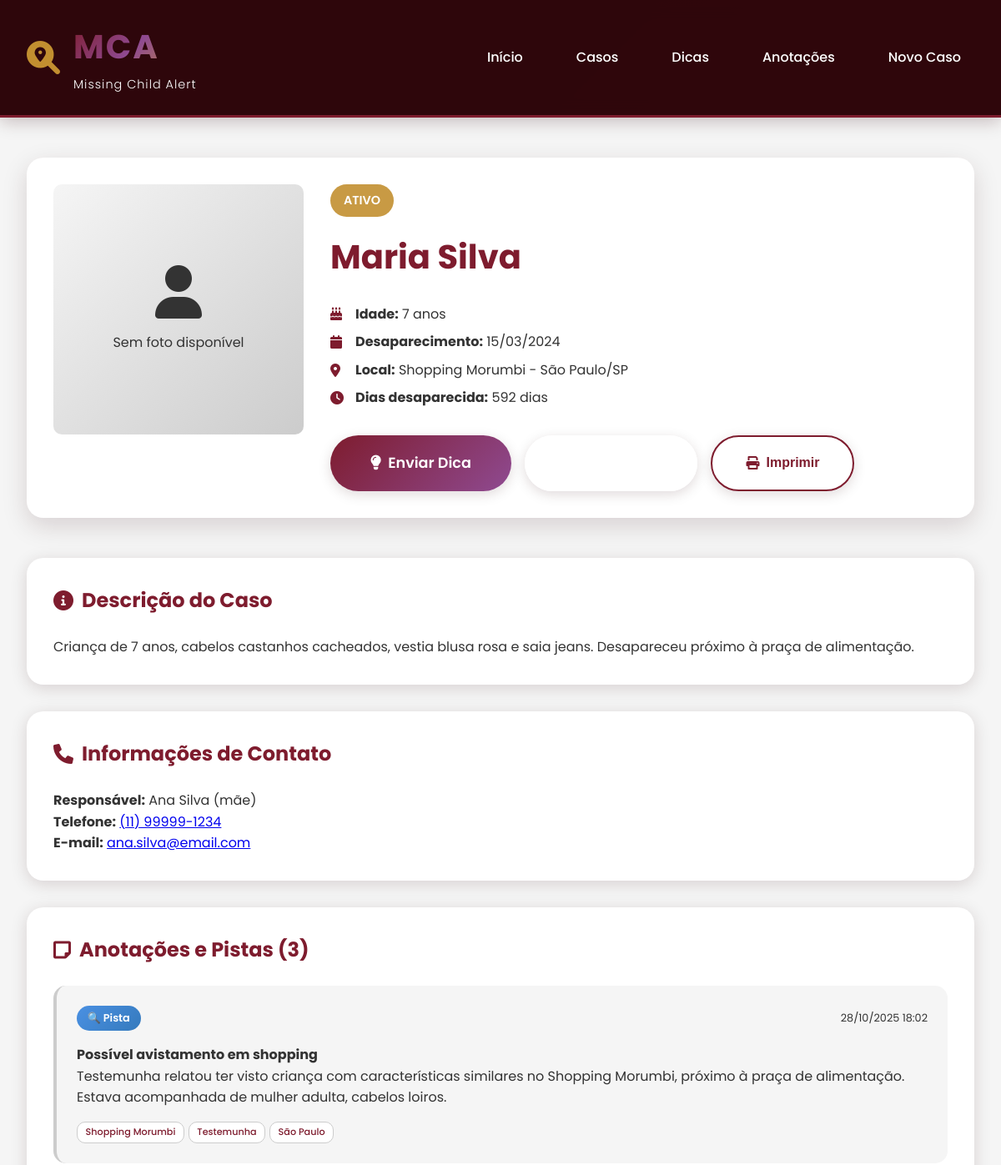
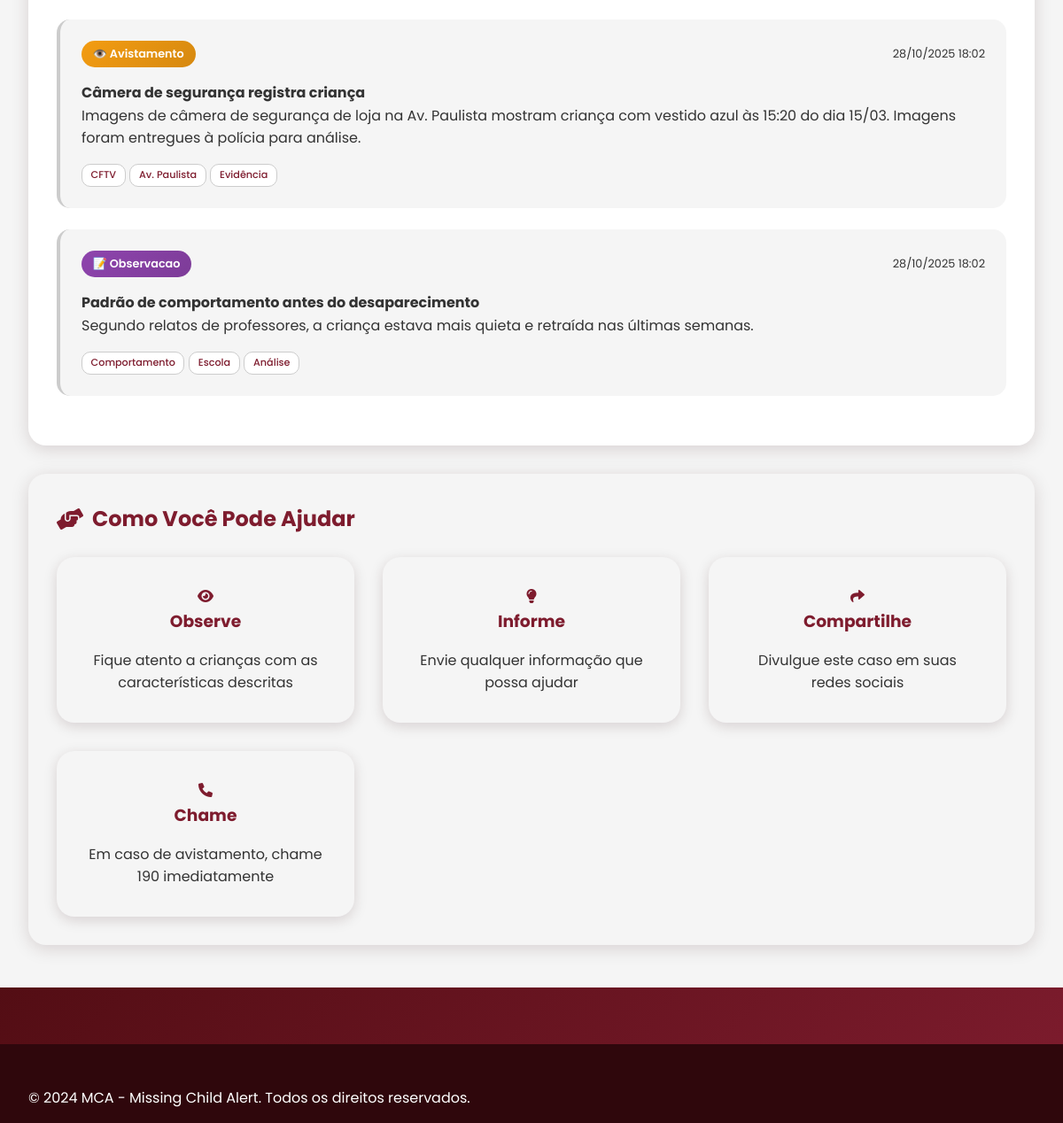
The page /caso.php?id=1 on the database its author committed (2 pictures, top to bottom).
### tables this page shows
CREATE TABLE IF NOT EXISTS casos (
    id INT AUTO_INCREMENT PRIMARY KEY,
    nome_crianca VARCHAR(100) NOT NULL,
    idade INT,
    data_desaparecimento DATE,
    local_desaparecimento VARCHAR(200),
    descricao TEXT,
    foto VARCHAR(255),
    contato_responsavel VARCHAR(100),
    telefone VARCHAR(20),
    email VARCHAR(100),
    informacoes_adicionais TEXT,
    status ENUM('ativo', 'resolvido', 'investigando') DEFAULT 'ativo',
    data_criacao TIMESTAMP DEFAULT CURRENT_TIMESTAMP,
    data_atualizacao TIMESTAMP DEFAULT CURRENT_TIMESTAMP ON UPDATE CURRENT_TIMESTAMP
);

CREATE TABLE IF NOT EXISTS anotacoes (
    id INT AUTO_INCREMENT PRIMARY KEY,
    caso_id INT,
    titulo VARCHAR(100) NOT NULL,
    conteudo TEXT,
    categoria ENUM('pista', 'avistamento', 'contato', 'observacao', 'urgente') NOT NULL,
    tags TEXT,
    anexos TEXT,
    urgente BOOLEAN DEFAULT FALSE,
    data_criacao TIMESTAMP DEFAULT CURRENT_TIMESTAMP,
    data_atualizacao TIMESTAMP DEFAULT CURRENT_TIMESTAMP ON UPDATE CURRENT_TIMESTAMP,
    FOREIGN KEY (caso_id) REFERENCES casos(id) ON DELETE CASCADE
);

### caso.php (the view, shortened to what this page needs)
<?php
$caso_id = $_GET['id'] ?? '';
try {
    $pdo = getDB();
    $stmt = $pdo->prepare("SELECT * FROM casos WHERE id = ?");
    $stmt->execute([$caso_id]);
    $caso = $stmt->fetch();
    $stmt = $pdo->prepare("SELECT * FROM anotacoes WHERE caso_id = ? ORDER BY urgente DESC, data_criacao DESC");
    $stmt->execute([$caso_id]);
    $anotacoes = $stmt->fetchAll();
} catch(Exception $e) {
    error_log("Erro ao buscar caso: " . $e->getMessage());
    header('Location: casos.php');
    exit;
}
$categoria_icones = [
    'pista' => '🔍',
    'avistamento' => '👁️',
    'contato' => '📞',
    'observacao' => '📝',
    'urgente' => '⚠️'
];
?>
<!DOCTYPE html>
<html lang="pt-BR">
<head>
    <link rel="stylesheet" href="css/styles.css">
    <link rel="stylesheet" href="https://cdnjs.cloudflare.com/ajax/libs/font-awesome/6.0.0/css/all.min.css">
</head>
<body>
    <header>
        <div class="container">
            <div class="logo">
                <i class="fas fa-search-location logo-icon"></i>
                <div>
                    <h1>MCA</h1>
                    <span>Missing Child Alert</span>
                </div>
            </div>
            <nav>
                <ul>
                    <li><a href="index.php">Início</a></li>
                    <li><a href="casos.php">Casos</a></li>
                    <li><a href="dicas.php">Dicas</a></li>
                    <li><a href="anotacoes.php">Anotações</a></li>
                    <li><a href="novo.php">Novo Caso</a></li>
                </ul>
            </nav>
        </div>
    </header>
    <section class="caso-detalhes">
        <div class="container">
            <div class="caso-header">
                <div class="caso-foto-grande">
                    <?php if($caso['foto']): ?>
                        <img src="uploads/fotos/<?php echo htmlspecialchars($caso['foto']); ?>" alt="Foto de <?php echo htmlspecialchars($caso['nome_crianca']); ?>">
                    <?php else: ?>
                        <div class="no-photo-large">
                            <i class="fas fa-user"></i>
                            <p>Sem foto disponível</p>
                        </div>
                    <?php endif; ?>
                </div>
                <div class="caso-info-principal">
                    <div class="caso-status-badge status-<?php echo $caso['status']; ?>">
                        <?php echo ucfirst($caso['status']); ?>
                    </div>
                    <h1><?php echo htmlspecialchars($caso['nome_crianca']); ?></h1>
                    <div class="caso-detalhes-basicos">
                        <div class="detalhe">
                            <i class="fas fa-birthday-cake"></i>
                            <span><strong>Idade:</strong> <?php echo $caso['idade']; ?> anos</span>
                        </div>
                        <div class="detalhe">
                            <i class="fas fa-calendar"></i>
                            <span><strong>Desaparecimento:</strong> <?php echo date('d/m/Y', strtotime($caso['data_desaparecimento'])); ?></span>
                        </div>
                        <div class="detalhe">
                            <i class="fas fa-map-marker-alt"></i>
                            <span><strong>Local:</strong> <?php echo htmlspecialchars($caso['local_desaparecimento']); ?></span>
                        </div>
                        <div class="detalhe">
                            <i class="fas fa-clock"></i>
                            <span><strong>Dias desaparecida:</strong> <?php echo (new DateTime())->diff(new DateTime($caso['data_desaparecimento']))->days; ?> dias</span>
                        </div>
                    </div>
                    <div class="caso-actions-principais">
                        <a href="dicas.php?caso_id=<?php echo $caso['id']; ?>" class="btn btn-primary btn-large">
                            <i class="fas fa-lightbulb"></i> Enviar Dica
                        </a>
                        <button class="btn btn-secondary" onclick="compartilharCaso()">
                            <i class="fas fa-share"></i> Compartilhar
                        </button>
                        <button class="btn btn-outline" onclick="imprimirCaso()">
                            <i class="fas fa-print"></i> Imprimir
                        </button>
                    </div>
                </div>
            </div>
            <div class="caso-conteudo">
                <div class="secao-caso">
                    <h2><i class="fas fa-info-circle"></i> Descrição do Caso</h2>
                    <div class="caso-descricao">
                        <p><?php echo nl2br(htmlspecialchars($caso['descricao'])); ?></p>
                    </div>
                </div>
                <div class="secao-caso">
                    <h2><i class="fas fa-phone"></i> Informações de Contato</h2>
                    <div class="caso-contato">
                        <div class="contato-item">
                            <strong>Responsável:</strong> <?php echo htmlspecialchars($caso['contato_responsavel']); ?>
                        </div>
                        <?php if(isset($caso['telefone']) && !empty($caso['telefone'])): ?>
                            <div class="contato-item">
                                <strong>Telefone:</strong>
                                <a href="tel:<?php echo $caso['telefone']; ?>"><?php echo htmlspecialchars($caso['telefone']); ?></a>
                            </div>
                        <?php endif; ?>
                        <?php if(isset($caso['email']) && !empty($caso['email'])): ?>
                            <div class="contato-item">
                                <strong>E-mail:</strong>
                                <a href="mailto:<?php echo $caso['email']; ?>"><?php echo htmlspecialchars($caso['email']); ?></a>
                            </div>
                        <?php endif; ?>
                    </div>
                </div>
                <?php if(!empty($anotacoes)): ?>
                <div class="secao-caso">
                    <h2><i class="fas fa-sticky-note"></i> Anotações e Pistas (<?php echo count($anotacoes); ?>)</h2>
                    <div class="anotacoes-caso">
                        <?php foreach($anotacoes as $anotacao): ?>
                        <div class="anotacao-resumo <?php echo $anotacao['urgente'] ? 'urgente' : ''; ?>">
                            <div class="anotacao-header-resumo">
                                <div class="anotacao-categoria-resumo categoria-<?php echo $anotacao['categoria']; ?>">
                                    <?php echo $categoria_icones[$anotacao['categoria']] ?? '📝'; ?>
                                    <?php echo ucfirst($anotacao['categoria']); ?>
                                </div>
                                <div class="anotacao-data-resumo">
                                    <?php echo date('d/m/Y H:i', strtotime($anotacao['data_criacao'])); ?>
                                </div>
                            </div>
                            <h4><?php echo htmlspecialchars($anotacao['titulo']); ?></h4>
                            <p><?php echo nl2br(htmlspecialchars($anotacao['conteudo'])); ?></p>
                            <?php if($anotacao['tags']): ?>
                                <div class="tags-resumo">
                                    <?php
                                    $tags = explode(',', $anotacao['tags']);
                                    foreach($tags as $tag):
                                        $tag = trim($tag);
                                        if(!empty($tag)):
                                    ?>
                                        <span class="tag-resumo"><?php echo htmlspecialchars($tag); ?></span>
                                    <?php
                                        endif;
                                    endforeach;
                                    ?>
                                </div>
                            <?php endif; ?>
                        </div>
                        <?php endforeach; ?>
                    </div>
                </div>
                <?php endif; ?>
                <div class="secao-caso cta-section">
                    <h2><i class="fas fa-hands-helping"></i> Como Você Pode Ajudar</h2>
                    <div class="cta-grid">
                        <div class="cta-card">
                            <i class="fas fa-eye"></i>
                            <h3>Observe</h3>
                            <p>Fique atento a crianças com as características descritas</p>
                        </div>
                        <div class="cta-card">
                            <i class="fas fa-lightbulb"></i>
                            <h3>Informe</h3>
                            <p>Envie qualquer informação que possa ajudar</p>
                        </div>
                        <div class="cta-card">
                            <i class="fas fa-share"></i>
                            <h3>Compartilhe</h3>
                            <p>Divulgue este caso em suas redes sociais</p>
                        </div>
                        <div class="cta-card">
                            <i class="fas fa-phone"></i>
                            <h3>Chame</h3>
                            <p>Em caso de avistamento, chame 190 imediatamente</p>
                        </div>
                    </div>
                </div>
            </div>
        </div>
    </section>
    <footer class="footer">
        <div class="container">
            <p>&copy; 2024 MCA - Missing Child Alert. Todos os direitos reservados.</p>
        </div>
    </footer>
</body>
</html>

### caso.php (style rules this page uses)
header, footer, .caso-actions-principais, .btn, .cta-section { display: none !important; }
.caso-detalhes { margin-top: 0 !important; }
body { font-size: 12pt !important; line-height: 1.4 !important; }

### rows shown on the page
casos: status "ATIVO", nome_crianca "Maria Silva", idade "7", data_desaparecimento "15/03/2024", local_desaparecimento "Shopping Morumbi - São Paulo/SP", descricao "Criança de 7 anos, cabelos castanhos cacheados, vestia blusa rosa e saia jeans. Desapareceu próximo à praça de alimentação.", contato_responsavel "Ana Silva (mãe)", telefone "(11) 99999-1234", email "ana.silva@email.com"
anotacoes: categoria "🔍", categoria "Pista", data_criacao "28/10/2025 18:02", titulo "Possível avistamento em shopping", conteudo "Testemunha relatou ter visto criança com características similares no Shopping Morumbi, próximo à praça de alimentação. Estava acompanhada de mulher adulta, cabelos loiros.", tags "Shopping Morumbi", tags "Testemunha", tags "São Paulo"
anotacoes: categoria "👁️", categoria "Avistamento", data_criacao "28/10/2025 18:02", titulo "Câmera de segurança registra criança", conteudo "Imagens de câmera de segurança de loja na Av. Paulista mostram criança com vestido azul às 15:20 do dia 15/03. Imagens foram entregues à polícia para análise.", tags "CFTV", tags "Av. Paulista", tags "Evidência"
anotacoes: categoria "📝", categoria "Observacao", data_criacao "28/10/2025 18:02", titulo "Padrão de comportamento antes do desaparecimento", conteudo "Segundo relatos de professores, a criança estava mais quieta e retraída nas últimas semanas.", tags "Comportamento", tags "Escola", tags "Análise"

### other values the page prints
count($anotacoes) "3"
